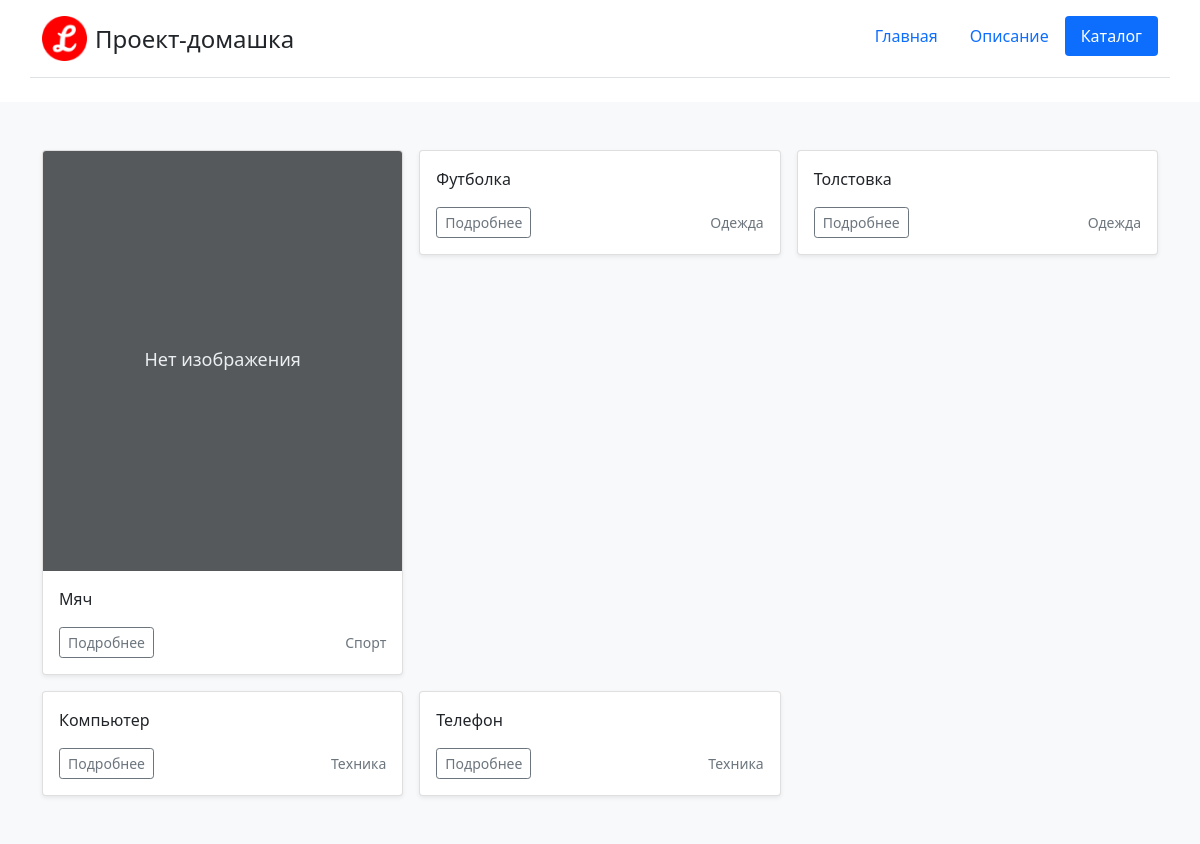
Page /catalog/ on the committed database.
### catalog/models.py (models this page shows, shortened)
class Item(ProjectBaseModel):
    text = RichTextField(
        verbose_name='описание',
        validators=[AmazingTextValidator('превосходно', 'роскошно')],
        help_text='Должно создержать слова превосходно или роскошно'
        )
    category = models.ForeignKey(
        'Category', verbose_name='категория', on_delete=models.CASCADE
        )
    tags = models.ManyToManyField('Tag', verbose_name='тег')
    preview = models.ImageField(
        verbose_name='превью', upload_to='uploads/preview/%Y/%m', null=True,
        blank=True
        )
    class Meta:
        verbose_name = 'товар'
        verbose_name_plural = 'товары'
    def get_absolute_url(self):
        return reverse('catalog:item_detail', kwargs={'item_id': self.pk})
    def image_tmb(self):
        return get_image_thumbnail(self.preview)
    image_tmb.short_description = 'превью'
    image_tmb.allow_tags = True

class Category(ProjectBaseModel):
    slug = ProjectBaseFields.slug
    weight = models.PositiveSmallIntegerField(verbose_name='вес', default=100)
    class Meta:
        verbose_name = 'категория'
        verbose_name_plural = 'категории'

### catalog/views.py (the view)
# urls.py: path('', views.ItemList.as_view(), name='item_list'),
class ItemList(ListView):
    template_name = "catalog/item_list.html"
    model = Item
    context_object_name = 'item_list'
    extra_context = {
        'title_name': 'Каталог'
    }

### Core/models.py (called while the page is built)
    def __str__(self):
        return self.name

### Core/templatetags/MenuManager.py (called while the page is built)
@register.inclusion_tag('header.html')
def get_main_menu(request):
    menu = []
    for elem in Menus.main_menu:
        elem.is_active = elem.url_name == request.resolver_match.view_name
        menu.append(elem)
    return {"menu": menu}

### catalog/utils.py (called while the page is built)
def get_image_thumbnail(upload, size_string='300x300'):
    if upload:
        img = get_thumbnail(
            upload, size_string, crop='center', quality=99
            )
        return mark_safe(f'<img src="{img.url}">')
    return 'Нет изображения'

### templates/catalog/item_list.html
{% extends 'base.html' %}
{% load static %}
{% block content %}
<div class="album py-5 bg-light">
  <div class="container">
    <div class="row row-cols-1 row-cols-sm-2 row-cols-md-3 g-3">
      {% for item in item_list %}
      <div class="col">
        <div class="card shadow-sm">
          {% if item.image_tmb != 'Нет изображения' %}
          {{ item.image_tmb }}
          {% else %}
          <svg class="bd-placeholder-img card-img-top" width="100%" height="420" role="img" aria-label="Placeholder: Thumbnail" preserveAspectRatio="xMidYMid slice" focusable="false">
            <rect width="100%" height="100%" fill="#55595c"/>
            <text x="50%" y="50%" fill="#eceeef" dy=".3em">Нет изображения</text>
          </svg>
          {% endif %}
          <div class="card-body">
            <p class="card-text">{{ item.name }}</p>
            <div class="d-flex justify-content-between align-items-center">
              <div class="btn-group">
                <a href="{{ item.get_absolute_url }}" class="btn btn-sm btn-outline-secondary">Подробнее</a>
              </div>
              <small class="text-muted">{{ item.category }}</small>
            </div>
          </div>
        </div>
      </div>
      {% endfor %}
    </div>
  </div>
</div>
{% endblock content %}

### static_dev/core/css/base.css (style rules this page uses)
.bd-placeholder-img { font-size: 1.125rem; text-anchor: middle; -webkit-user-select: none; -moz-user-select: none; user-select: none; }

### rows in the picture
Item: preview "Нет изображения", name "Мяч", category "Спорт"
Item: name "Футболка", category "Одежда"
Item: name "Толстовка", category "Одежда"
Item: name "Компьютер", category "Техника"
Item: name "Телефон", category "Техника"

### other values in the picture
{{ elem.title }} "Главная" "Описание"
{{ elem.title }} "Каталог"
